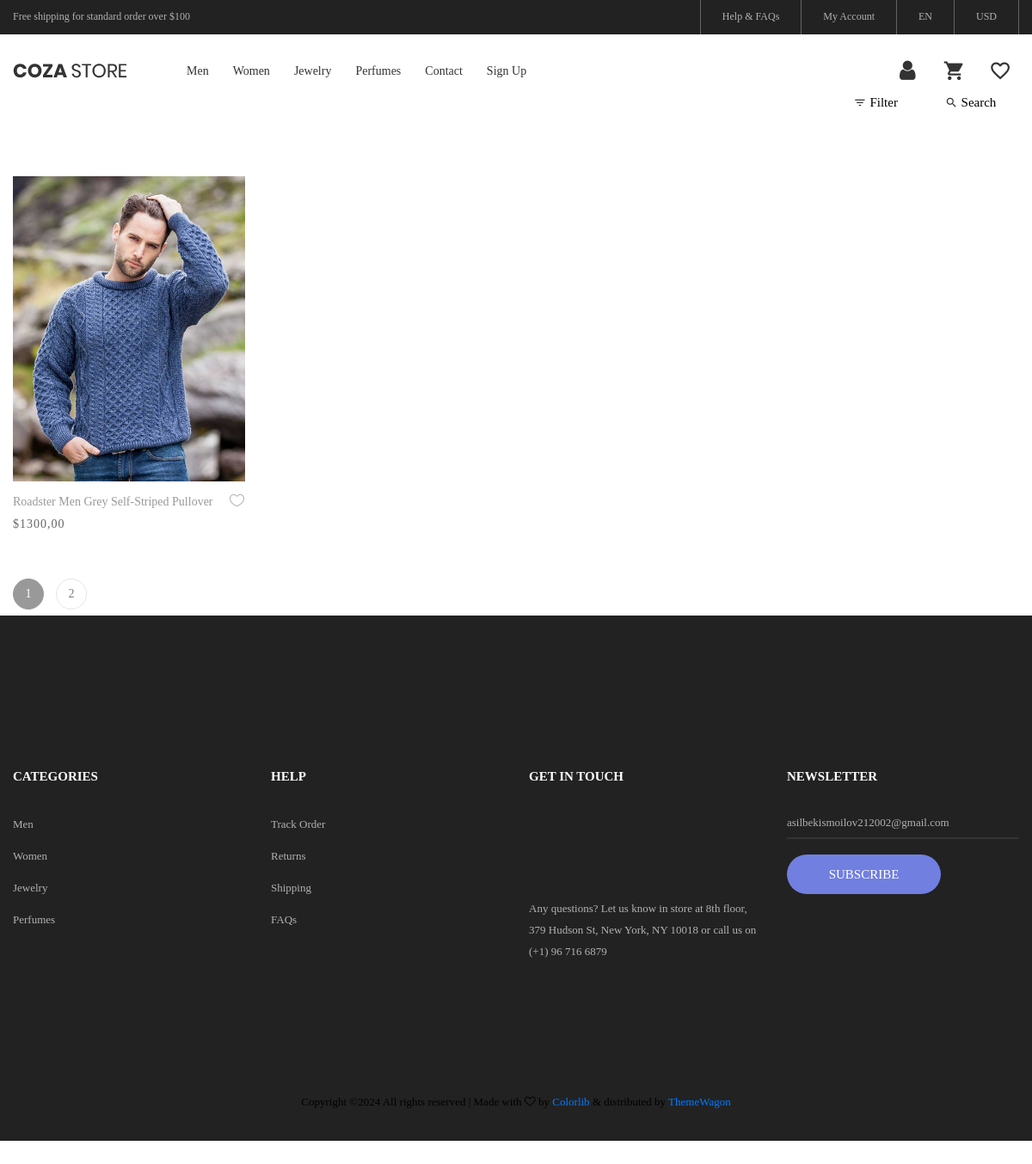
/category/men/?sort=price, run on the app's committed database.
### shop/models.py (models this page shows, shortened)
class Category(models.Model):
    title = models.CharField(max_length=50, verbose_name='Category Name')
    slug = models.SlugField(unique=True)
    def get_absolute_url(self):
        return reverse('category',kwargs={'slug': self.slug})
    class Meta:
        verbose_name = 'Category'
        verbose_name_plural = 'Categories'

class Product(models.Model):
    title = models.CharField(max_length=255,verbose_name='Product Name')
    description = models.TextField(default='No description')
    price = models.DecimalField(max_digits=10,decimal_places=2,verbose_name='Product Price')
    quantity = models.IntegerField(default=0,verbose_name='Product Quantity')
    size = models.IntegerField(default=0,null=True,blank=True,verbose_name='Product Size')
    color = models.CharField(max_length=40,verbose_name='Product Color')
    created_at = models.DateTimeField(auto_now_add=True,verbose_name='Product Date')
    brand_info = models.TextField(default='No info')
    category = models.ForeignKey(Category,on_delete=models.CASCADE,verbose_name='Product Category', related_name='products')
    weight = models.CharField(default=None,max_length=50)
    materials = models.CharField(default=None,max_length=150)
    colors = models.CharField(default=None,max_length=250)
    sizes = models.CharField(default=None,max_length=150)
    slug = models.SlugField(unique=True)
    def get_absolute_url(self):
        return reverse('product',kwargs={'slug':self.slug})
    def get_first_photo(self):
        if self.photos:
            try:
                return self.photos.first().image.url
            except:
                return "https://img.freepik.com/premium-vector/no-photo-available-vector-icon-default-image-symbol-picture-coming-soon-web-site-mobile-app_87543-18055.jpg"
        else:
            return "https://img.freepik.com/premium-vector/no-photo-available-vector-icon-default-image-symbol-picture-coming-soon-web-site-mobile-app_87543-18055.jpg"
    class Meta:
        verbose_name = 'Product'
        verbose_name_plural = 'Products'

class Gallery(models.Model):
    product = models.ForeignKey(Product, on_delete=models.CASCADE, related_name="photos")
    image = models.ImageField(upload_to='products/', verbose_name="Photo")
    class Meta:
        verbose_name = "Photo"
        verbose_name_plural = "Photos"

### shop/views.py (the view)
# urls.py: path("category/<slug:slug>/", ProductListByCategory.as_view(), name="category"),
class ProductListByCategory(ListView):
    model = Product
    context_object_name = 'products'
    template_name = 'shop/category_detail.html'
    paginate_by = 1
    extra_context = {
        "title": "Shop List"
    }
    def get_queryset(self):
        search_field = self.request.GET.get('q')
        if search_field:
            category = Category.objects.get(slug=self.kwargs['slug'])
            products = category.products.filter(title__icontains=search_field)
            return products
        sort_field = self.request.GET.get('sort')
        category = Category.objects.get(slug=self.kwargs['slug'])
        products = category.products.all()
        if sort_field:
            products = products.order_by(sort_field)
        return products

### shop/templates/shop/category_detail.html (shortened to what this page needs)
{% extends 'base.html' %}
{% load static %}
{% block main %}
<div class="mt-5">
    <div class="container">
        <div class="flex-w flex-sb-m p-b-52">
            <div class="flex-w flex-c-m m-tb-10">
                <div class="flex-c-m stext-106 cl6 size-104 bor4 pointer hov-btn3 trans-04 m-r-8 m-tb-4 js-show-filter">
                    <i class="icon-filter cl2 m-r-6 fs-15 trans-04 zmdi zmdi-filter-list"></i>
                    Filter
                </div>
                <div class="flex-c-m stext-106 cl6 size-105 bor4 pointer hov-btn3 trans-04 m-tb-4 js-show-search">
                    <i class="icon-search cl2 m-r-6 fs-15 trans-04 zmdi zmdi-search"></i>
                    Search
                </div>
            </div>
        </div>
        <div class="row isotope-grid">
            {% for product in products %}
            {% include 'shop/components/product_card.html' %}
            {% endfor %}
        </div>
        {% include 'shop/components/pagination.html' %}
    </div>
</div>
{% endblock main %}

### templates/components/header.html (shortened to what this page needs)
{% load static %}
{% load shop_tags %}
<header>
    <div class="container-menu-desktop">
        <div class="top-bar">
            <div class="content-topbar flex-sb-m h-full container">
                <div class="left-top-bar">
                    Free shipping for standard order over $100
                </div>
                <div class="right-top-bar flex-w h-full">
                    <a href="#" class="flex-c-m trans-04 p-lr-25">
                        Help & FAQs
                    </a>
                    <a href="#" class="flex-c-m trans-04 p-lr-25">
                        My Account
                    </a>
                    <a href="#" class="flex-c-m trans-04 p-lr-25">
                        EN
                    </a>
                    <a href="#" class="flex-c-m trans-04 p-lr-25">
                        USD
                    </a>
                </div>
            </div>
        </div>
        <div class="wrap-menu-desktop">
            <nav class="limiter-menu-desktop container">
                <a href="{% url 'index' %}" class="logo">
                    <img src="{% static 'images/icons/logo-01.png' %}" alt="IMG-LOGO">
                </a>
                <div class="menu-desktop">
                    <ul class="main-menu">
                        {% get_categories as categories %}
                        {% for category in categories %}
                        <li>
                            <a href="{{category.get_absolute_url}}">{{category.title}}</a>
                        </li>
                        {% endfor %}
                        <li>
                            <a href="#">Contact</a>
                        </li>
                        {% if request.user.is_authenticated %}
                        <li>
                            <a href="{% url 'user_logout' %}">Logout</a>
                        </li>
                        {% else %}
                        <li>
                            <a href="{% url 'login_register' %}">Sign Up</a>
                        </li>
                        {% endif %}
                    </ul>
                </div>
                <div class="wrap-icon-header flex-w flex-r-m">
                    <a href="{% url 'login_register' %}"
                       class="dis-block icon-header-item cl2 hov-cl1 trans-04 p-l-22 p-r-11 icon-header">
                        <i class="fa fa-user"></i>
                    </a>
                    {% if request.user.is_authenticated %}
                    <a href="{% url 'cart' %}" class="icon-header-item cl2 hov-cl1 trans-04 p-l-22 p-r-11 icon-header-not js-show-cart">
                        <i class="zmdi zmdi-shopping-cart"></i>
                    </a>
                    {% else %}
                    <a href="{% url 'login_register' %}" class="icon-header-item cl2 hov-cl1 trans-04 p-l-22 p-r-11 icon-header-not js-show-cart">
                        <i class="zmdi zmdi-shopping-cart"></i>
                    </a>
                    {% endif %}
                    {% if request.user.is_authenticated %}
                    <a href="{% url 'likes' %}"
                       class="dis-block icon-header-item cl2 hov-cl1 trans-04 p-l-22 p-r-1 icon-header-not">
                        <i class="zmdi zmdi-favorite-outline"></i>
                    </a>
                    {% else %}
                    <a href="{% url 'login_register' %}"
                       class="dis-block icon-header-item cl2 hov-cl1 trans-04 p-l-22 p-r-11 icon-header-not">
                        <i class="zmdi zmdi-favorite-outline"></i>
                    </a>
                    {% endif %}
                </div>
            </nav>
        </div>
    </div>
            {% get_categories as categories %}
</header>

### shop/templates/shop/components/product_card.html
{% load static %}
{% load shop_tags %}
<div class="col-sm-6 col-md-4 col-lg-3 p-b-35 isotope-item women">
    <div class="block2">
        <div class="block2-pic hov-img0">
            <a href="{{product.get_absolute_url}}">
                <img src="{{product.get_first_photo}}" alt="IMG-PRODUCT">
            </a>
        </div>
        <div class="block2-txt flex-w flex-t p-t-14">
            <div class="block2-txt-child1 flex-col-l ">
                <a href="{{product.get_absolute_url}}" class="stext-104 cl4 hov-cl1 trans-04 js-name-b2 p-b-6">
                    {{product.title}}
                </a>
                <span class="stext-105 cl3">
									${{product.price}}
								</span>
            </div>
            <div class="block2-txt-child2 flex-r p-t-">
                {% if request.user.is_authenticated %}
                {% get_like request.user as likes %}
                {% if product in likes %}
                <a href="{% url 'user_like' product.slug %}">
                <img class="icon-heart1 dis-block trans-04" src="{% static 'images/icons/icon-heart-02.png' %}"
                     alt="ICON">
                </a>
                {% else %}
                <a href="{% url 'user_like' product.slug %}">
                    <img class="icon-heart1 dis-block trans-04" src="{% static 'images/icons/icon-heart-01.png' %}"
                         alt="ICON">
                </a>
                {% endif %}
                {% else %}
                <a href="{% url 'user_like' product.slug %}">
                    <img class="icon-heart1 dis-block trans-04" src="{% static 'images/icons/icon-heart-01.png' %}"
                         alt="ICON">
                </a>
                {% endif %}
            </div>
        </div>
    </div>
</div>

### templates/layout/footer.html (shortened to what this page needs)
{% load static %}
{% load shop_tags %}
	<footer class="bg3 p-t-75 p-b-32">
		<div class="container">
			<div class="row">
				<div class="col-sm-6 col-lg-3 p-b-50">
					<h4 class="stext-301 cl0 p-b-30">
						Categories
					</h4>
					<ul>
						{% get_categories as categories %}
						{% for category in categories %}
						<li class="p-b-10">
							<a href="{{category.get_absolute_url}}" class="stext-107 cl7 hov-cl1 trans-04">
								{{category.title}}
							</a>
						</li>
						{% endfor %}
					</ul>
				</div>
				<div class="col-sm-6 col-lg-3 p-b-50">
					<h4 class="stext-301 cl0 p-b-30">
						Help
					</h4>
					<ul>
						<li class="p-b-10">
							<a href="#" class="stext-107 cl7 hov-cl1 trans-04">
								Track Order
							</a>
						</li>
						<li class="p-b-10">
							<a href="#" class="stext-107 cl7 hov-cl1 trans-04">
								Returns
							</a>
						</li>
						<li class="p-b-10">
							<a href="#" class="stext-107 cl7 hov-cl1 trans-04">
								Shipping
							</a>
						</li>
						<li class="p-b-10">
							<a href="#" class="stext-107 cl7 hov-cl1 trans-04">
								FAQs
							</a>
						</li>
					</ul>
				</div>
				<div class="col-sm-6 col-lg-3 p-b-50">
					<h4 class="stext-301 cl0 p-b-30">
						GET IN TOUCH
					</h4>
					<p class="stext-107 cl7 size-201">
						Any questions? Let us know in store at 8th floor, 379 Hudson St, New York, NY 10018 or call us on (+1) 96 716 6879
					</p>
				</div>
				<div class="col-sm-6 col-lg-3 p-b-50">
					<h4 class="stext-301 cl0 p-b-30">
						Newsletter
					</h4>
					<form>
						<div class="wrap-input1 w-full p-b-4">
							<input class="input1 bg-none plh1 stext-107 cl7" type="text" name="email" placeholder="asilbekismoilov212002@gmail.com">
						</div>
						<div class="p-t-18">
							<button class="flex-c-m stext-101 cl0 size-103 bg1 bor1 hov-btn2 p-lr-15 trans-04">
								Subscribe
							</button>
						</div>
					</form>
				</div>
			</div>
				<p class="stext-107 cl6 txt-center">
Copyright &copy;<script>document.write(new Date().getFullYear());</script> All rights reserved | Made with <i class="fa fa-heart-o" aria-hidden="true"></i> by <a href="https://colorlib.com" target="_blank">Colorlib</a> &amp; distributed by <a href="https://themewagon.com" target="_blank">ThemeWagon</a>
				</p>
			</div>
	</footer>

### data on the page
Category: title "Men"
Category: title "Women"
Category: title "Jewelry"
Category: title "Perfumes"
Product: get_first_photo (picture), title "Roadster Men Grey Self-Striped Pullover", price "1300,00"

### other printed values
{{ page }} "1"
{{ page }} "2"
